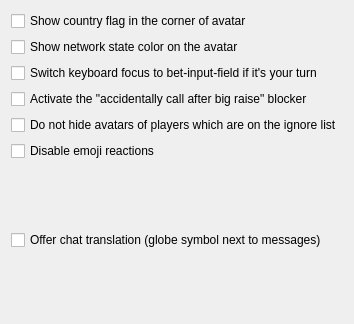
           <widget class="QWidget" name="tab_8">
            <attribute name="title">
             <string>Network / Internet Game</string>
            </attribute>
            <layout class="QGridLayout" name="gridLayout_24">
             <item row="4" column="0">
              <widget class="QCheckBox" name="checkBox_dontHideAvatarsOfIgnored">
               <property name="text">
                <string>Do not hide avatars of players which are on the ignore list</string>
               </property>
              </widget>
             </item>
             <item row="6" column="0">
              <spacer name="verticalSpacer_7">
               <property name="orientation">
                <enum>Qt::Vertical</enum>
               </property>
               <property name="sizeHint" stdset="0">
                <size>
                 <width>20</width>
                 <height>146</height>
                </size>
               </property>
              </spacer>
             </item>
             <item row="2" column="0">
              <widget class="QCheckBox" name="checkBox_enableBetInputFocusSwitch">
               <property name="text">
                <string>Switch keyboard focus to bet-input-field if it's your turn</string>
               </property>
              </widget>
             </item>
             <item row="3" column="0">
              <widget class="QCheckBox" name="checkBox_enableAccidentallyCallBlocker">
               <property name="text">
                <string>Activate the &quot;accidentally call after big raise&quot; blocker</string>
               </property>
              </widget>
             </item>
             <item row="0" column="0">
              <widget class="QCheckBox" name="checkBox_showCountryFlagInAvatar">
               <property name="text">
                <string>Show country flag in the corner of avatar</string>
               </property>
              </widget>
             </item>
             <item row="1" column="0">
              <widget class="QCheckBox" name="checkBox_showPingStateInAvatar">
               <property name="text">
                <string>Show network state color on the avatar</string>
               </property>
              </widget>
             </item>
             <item row="5" column="0">
              <widget class="QCheckBox" name="checkBox_disableEmojiReactions">
               <property name="text">
                <string>Disable emoji reactions</string>
               </property>
              </widget>
             </item>
             <item row="6" column="0">
              <widget class="QCheckBox" name="checkBox_allowChatTranslation">
               <property name="text">
                <string>Offer chat translation (globe symbol next to messages)</string>
               </property>
              </widget>
             </item>
            </layout>
           </widget>
